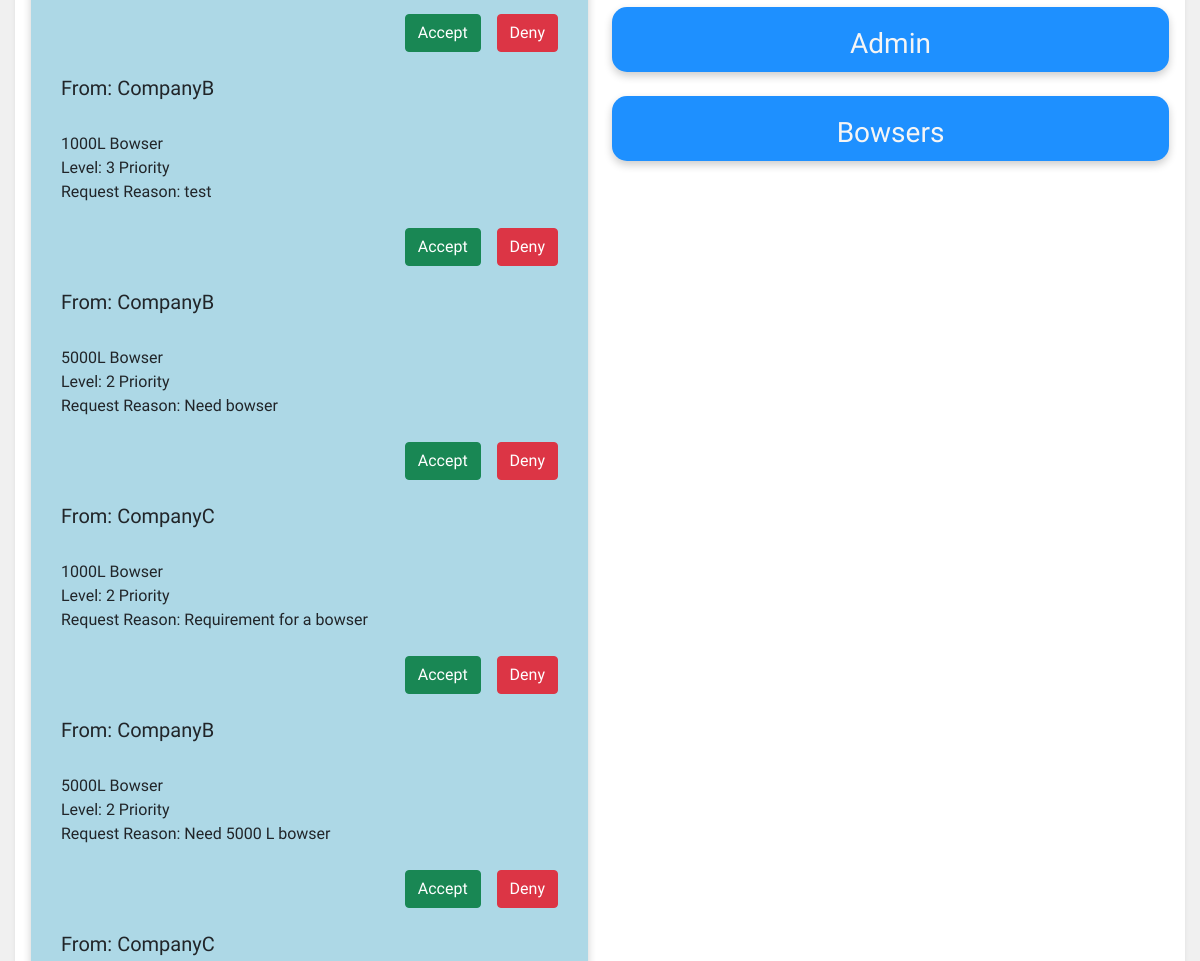
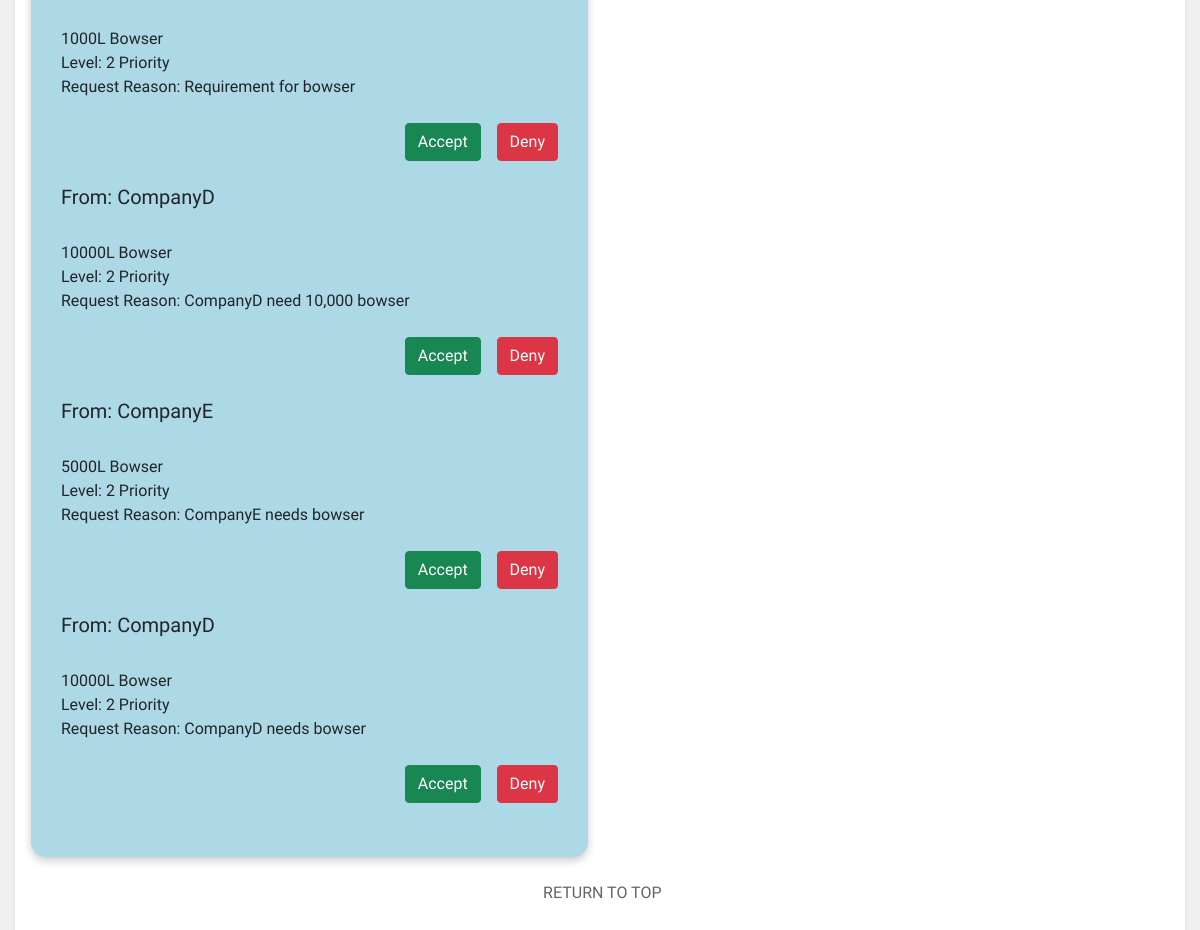
Page /operations/operations.php (signed in, lower part) on the earlier database version (2 pictures, top to bottom).
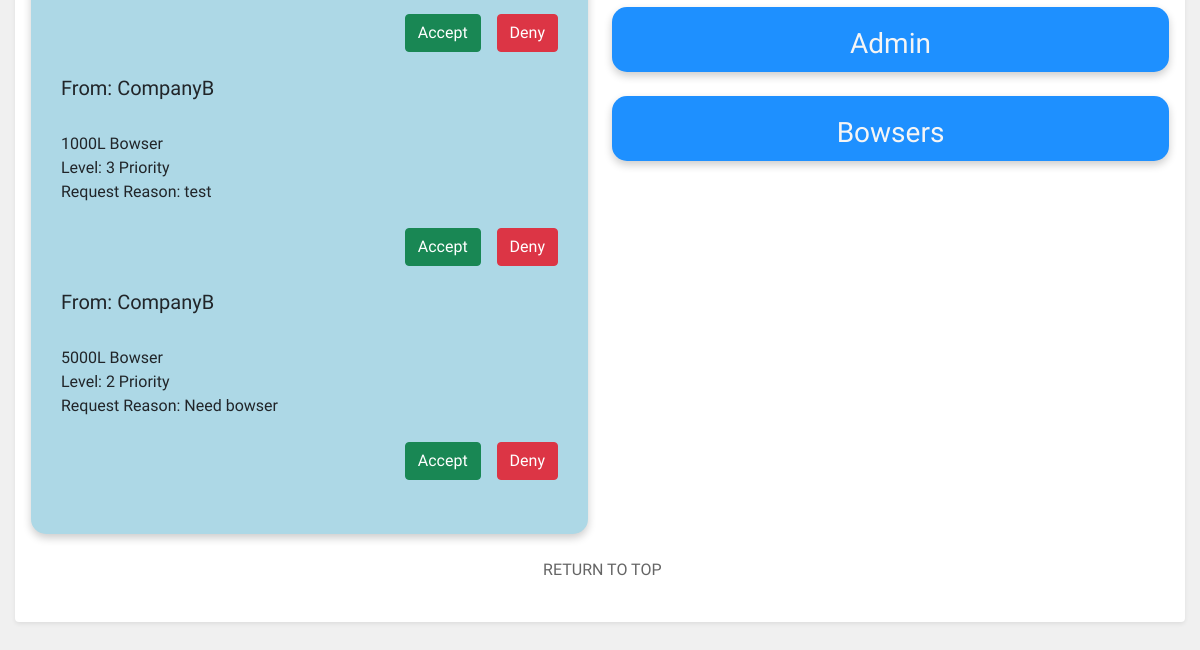
Same page on the later database version.
### tables this page shows
CREATE TABLE `tbl_bowser_requests` (
  `RequestID` int(11) NOT NULL,
  `UserID` int(11) NOT NULL,
  `Bowser_Capacity` int(11) NOT NULL,
  `Organisation_Name` varchar(100) NOT NULL,
  `Organisation_From` varchar(100) NOT NULL,
  `Priority` int(11) NOT NULL,
  `Status` varchar(100) NOT NULL,
  `Request_Reason` varchar(200) NOT NULL
);

### operations/operations.php (the view, shortened to what this page needs)
<?php
if (isset($_SESSION['email'])){
    $email = $_SESSION['email'];
}
?>
<!doctype html>
<html lang="en">
<head>
    <link href="https://cdn.jsdelivr.net/npm/bootstrap@5.1.1/dist/css/bootstrap.min.css" rel="stylesheet">
    <link rel="stylesheet" href="../global/global.css" type="text/css">
    <link rel="stylesheet" href="operations.css" type="text/css">
    <link rel="stylesheet" href="https://cdnjs.cloudflare.com/ajax/libs/jqueryui/1.12.1/jquery-ui.css" />
</head>
<body>
<div>
    <div class="upperPage">
        <div class="shadow-sm p-3 mb-5 bg-body rounded">
            <div class="row">
                <div class="col">
                    <br />
                    <div id="requestAlerts">
                    <br />
                        <?php
                        $connection = OpenConnection();
                        $sql = "SELECT Organisation_Name FROM tbl_company_representative WHERE Email = '$email'";
                        $result = mysqli_query($connection,$sql);
                        $rows = mysqli_fetch_array($result);
                        $company = $rows["Organisation_Name"];
                        $sql2 = "SELECT * FROM tbl_bowser_requests WHERE Organisation_Name = '$company' AND Status = 'Pending'";
                        $result2 = mysqli_query($connection, $sql2);
                        while($row2 = mysqli_fetch_assoc($result2)) {
                            $organisation = $row2['Organisation_From'];
                            echo '<form method="post" action="bowserRequestDAO.php" >';
                            ?>
                        <?php
                            echo "<h5>From: ".$organisation."</h5><br />";
                            echo $row2['Bowser_Capacity']."L Bowser<br />";
                            echo "Level: ".$row2['Priority']." Priority<br />";
                            echo "Request Reason: ".$row2['Request_Reason']."<br />";
                            echo '    <br />
                                   <div class="d-grid gap-2 d-md-flex justify-content-md-end">
                                      <button class="btn btn-success me-md-2" type="submit" name="acceptButton" value="Accept">Accept</button>
                                      <button class="btn btn-danger" type="submit" name="denyButton" value="Deny">Deny</button>
                                    </div>
                            ';
                            echo "</form>";
                            echo "<br />";
                        }
                        ?>
                    </div>
                    <br />
                </div>
                <div class="col">
                    <br />
                        <br />
                    <br />
                    <br />
                    <div class="vibrate-2">
                        <div class="d-grid gap-2" id="modalButton" >
                            <a class="text-focus-in" href="javascript:popUpWindow('admin.php','admin','900','500')" class="remove_outline" ><h3 id="buttonTxt">Admin</h3></a>
                        </div>
                    </div>
                    <br />
                    <div class="vibrate-2">
                        <div class="d-grid gap-2" id="modalButton" >
                            <a class="text-focus-in" class="remove_outline" href="javascript:popUpWindow('../bowsers/bowsers.php','bowsers','900','500')"><h3 id="buttonTxt">Bowsers</h3></a>
                        </div>
                    </div>
                    <br />
                </div>
</div>
    <br /><br />
<p><a id="top_link" href="#back_to_top" >RETURN TO TOP</a></p>
<br />  <br />
</body>
</html>

Differences in the rows shown:
no longer on this page (row edited): tbl_bowser_requests: Organisation_From "CompanyC", Bowser_Capacity "1000", Priority "2", Request_Reason "Requirement for a bowser"
no longer on this page (row edited): tbl_bowser_requests: Organisation_From "CompanyB", Bowser_Capacity "5000", Priority "2", Request_Reason "Need 5000 L bowser"
no longer on this page (row edited): tbl_bowser_requests: Organisation_From "CompanyC", Bowser_Capacity "1000", Priority "2", Request_Reason "Requirement for bowser"
no longer on this page (row edited): tbl_bowser_requests: Organisation_From "CompanyD", Bowser_Capacity "10000", Priority "2", Request_Reason "CompanyD need 10,000 bowser"
no longer on this page (row edited): tbl_bowser_requests: Organisation_From "CompanyE", Bowser_Capacity "5000", Priority "2", Request_Reason "CompanyE needs bowser"
no longer on this page (row edited): tbl_bowser_requests: Organisation_From "CompanyD", Bowser_Capacity "10000", Priority "2", Request_Reason "CompanyD needs bowser"
